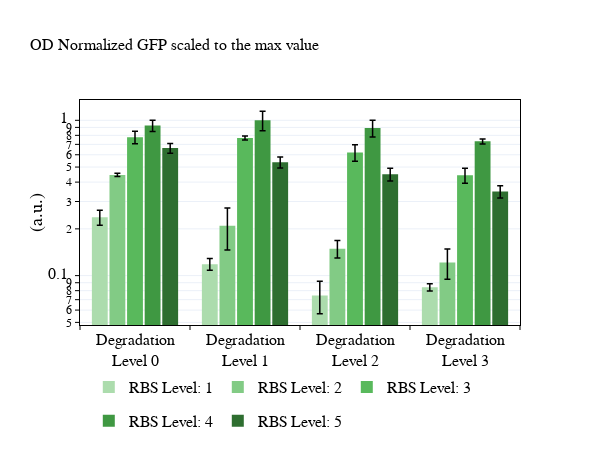
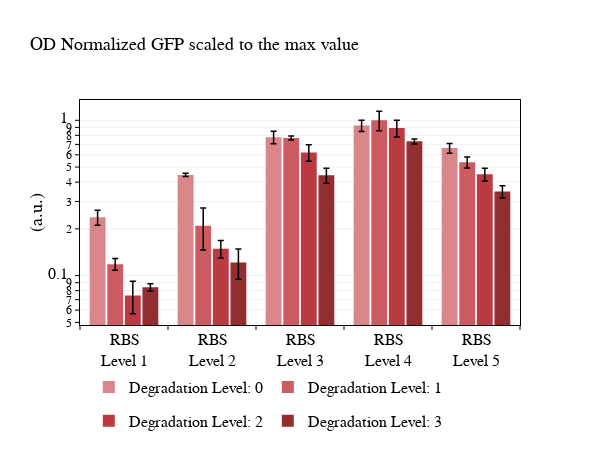
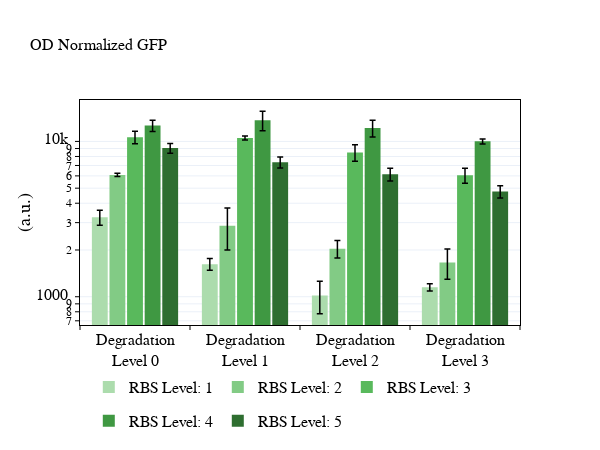
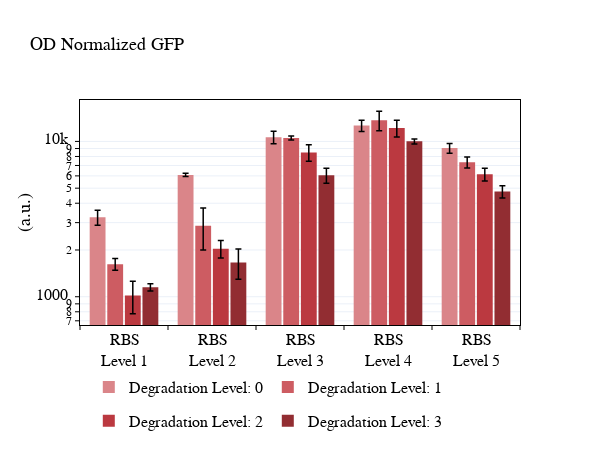

The notebook cell these images were saved under, in order:
### Code cell
strain_lists = ['1000','2000','3000','4000','5000',#,'0000','Lac'],
               '1100','2100','3100','4100','5100',#,'0000','Lac'],
              '1200','2200','3200','4200','5200',#,'0000','Lac'],
              '1300','2300','3300','4300','5300']#,'0000','Lac']]


#gfp_norm_rep = [replicate for replicate in expt.stages['0-8'].replicate_trials if str(replicate.trial_identifier.strain.name)=='Lac'][0]



rep_list = [replicate for replicate in expt_atc.replicate_trials if
            str(replicate.trial_identifier.strain.name) in strain_lists]
rep_list = sorted(rep_list, key=lambda rep: str(rep.trial_identifier.strain))

fig1,fig2=bar_plot_all(rep_list, plot_end=-1, plot_start=1, analyte_of_interest='GFP', plot_width=600, base_rep=None)
plot(fig1)
plot(fig2)

fig1,fig2=bar_plot_all(rep_list, plot_end=-1, plot_start=1, analyte_of_interest='GFP', plot_width=600, norm=False,  base_rep=None)
plot(fig1)
fig1.write_image('fig1.svg', format='svg')
plot(fig2)

strains_2 = ['0000','Tet','Lac']
rep_list = [replicate for replicate in expt.replicate_trials if
            str(replicate.trial_identifier.strain.name) in strains_2]
rep_list = sorted(rep_list, key=lambda rep: str(rep.trial_identifier.strain))
fig1,fig2=bar_plot_all(rep_list, plot_end=-1, plot_start=1, analyte_of_interest='GFP', plot_width=300, norm=False, base_rep=gfp_norm_rep)
plot(fig1)


strains_2 = ['0000','Tet','Lac']
rep_list = [replicate for replicate in expt.replicate_trials if
            str(replicate.trial_identifier.strain.name) in strains_2]
rep_list = sorted(rep_list, key=lambda rep: str(rep.trial_identifier.strain))
fig1,fig2=bar_plot_all(rep_list, plot_end=-1, plot_start=1, analyte_of_interest='GFP', plot_width=300, norm=False, base_rep=None)
plot(fig1)

### Figure 1 — Plotly figure (JSON) as saved in the notebook; plotly's stock layout.template omitted (floating-point values rounded to 4 significant figures)
{"data": [{"error_y": {"array": [0.02643, 0.01019, 0.01752, 0.004488], "color": "black", "thickness": 1.5, "type": "data", "width": 3}, "legendgroup": "1", "marker": {"color": "rgb(172,220,173)", "line": {"width": 0}}, "name": "RBS Level: 1", "showlegend": true, "type": "bar", "x": ["Degradation<br>Level 0", "Degradation<br>Level 1", "Degradation<br>Level 2", "Degradation<br>Level 3"], "y": [0.2373, 0.1186, 0.07434, 0.08417]}, {"error_y": {"array": [0.01076, 0.06307, 0.01924, 0.02681], "color": "black", "thickness": 1.5, "type": "data", "width": 3}, "legendgroup": "2", "marker": {"color": "rgb(130,203,133)", "line": {"width": 0}}, "name": "RBS Level: 2", "showlegend": true, "type": "bar", "x": ["Degradation<br>Level 0", "Degradation<br>Level 1", "Degradation<br>Level 2", "Degradation<br>Level 3"], "y": [0.4451, 0.2095, 0.1491, 0.1216]}, {"error_y": {"array": [0.07214, 0.02278, 0.07507, 0.04869], "color": "black", "thickness": 1.5, "type": "data", "width": 3}, "legendgroup": "3", "marker": {"color": "rgb(89,185,92)", "line": {"width": 0}}, "name": "RBS Level: 3", "showlegend": true, "type": "bar", "x": ["Degradation<br>Level 0", "Degradation<br>Level 1", "Degradation<br>Level 2", "Degradation<br>Level 3"], "y": [0.7784, 0.7682, 0.6206, 0.4423]}, {"error_y": {"array": [0.07726, 0.1435, 0.111, 0.02717], "color": "black", "thickness": 1.5, "type": "data", "width": 3}, "legendgroup": "4", "marker": {"color": "rgb(63,152,66)", "line": {"width": 0}}, "name": "RBS Level: 4", "showlegend": true, "type": "bar", "x": ["Degradation<br>Level 0", "Degradation<br>Level 1", "Degradation<br>Level 2", "Degradation<br>Level 3"], "y": [0.9252, 1, 0.8911, 0.732]}, {"error_y": {"array": [0.04761, 0.04375, 0.04251, 0.03137], "color": "black", "thickness": 1.5, "type": "data", "width": 3}, "legendgroup": "5", "marker": {"color": "rgb(46,110,48)", "line": {"width": 0}}, "name": "RBS Level: 5", "showlegend": true, "type": "bar", "x": ["Degradation<br>Level 0", "Degradation<br>Level 1", "Degradation<br>Level 2", "Degradation<br>Level 3"], "y": [0.6622, 0.536, 0.4493, 0.3476]}], "layout": {"bargap": 0.2, "bargroupgap": 0.1, "height": 450, "legend": {"font": {"color": "black", "family": "Myriad Pro", "size": 16}, "orientation": "h", "x": 0.02, "y": -0.2}, "title": {"font": {"color": "black", "family": "Myriad Pro", "size": 16}, "text": "OD Normalized GFP scaled to the max value"}, "width": 600, "xaxis": {"linecolor": "black", "linewidth": 1, "mirror": true, "showgrid": false, "showline": true, "side": "bottom", "tickangle": 0, "tickcolor": "black", "tickfont": {"color": "black", "family": "Myriad Pro", "size": 16}, "ticklen": 4, "ticks": "outside", "tickson": "boundaries", "title": {"font": {"color": "black", "family": "Myriad Pro", "size": 18}}, "zeroline": false}, "yaxis": {"linecolor": "black", "linewidth": 1, "mirror": true, "nticks": 9, "showgrid": true, "showline": true, "side": "left", "tickangle": 0, "tickcolor": "black", "tickfont": {"color": "black", "family": "Myriad Pro", "size": 16}, "ticklen": 4, "ticks": "outside", "title": {"font": {"color": "black", "family": "Myriad Pro", "size": 18}, "standoff": 0, "text": "(a.u.)"}, "type": "log", "zeroline": false}}}

### Figure 2 — Plotly figure (JSON) as saved in the notebook; plotly's stock layout.template omitted (floating-point values rounded to 4 significant figures)
{"data": [{"error_y": {"array": [0.02643, 0.01076, 0.07214, 0.07726, 0.04761], "color": "black", "thickness": 1.5, "type": "data", "width": 3}, "legendgroup": "0", "marker": {"color": "rgb(218,133,137)", "line": {"width": 0}}, "name": "Degradation Level: 0", "showlegend": true, "type": "bar", "x": ["RBS<br>Level 1", "RBS<br>Level 2", "RBS<br>Level 3", "RBS<br>Level 4", "RBS<br>Level 5"], "y": [0.2373, 0.4451, 0.7784, 0.9252, 0.6622]}, {"error_y": {"array": [0.01019, 0.06307, 0.02278, 0.1435, 0.04375], "color": "black", "thickness": 1.5, "type": "data", "width": 3}, "legendgroup": "1", "marker": {"color": "rgb(205,92,98)", "line": {"width": 0}}, "name": "Degradation Level: 1", "showlegend": true, "type": "bar", "x": ["RBS<br>Level 1", "RBS<br>Level 2", "RBS<br>Level 3", "RBS<br>Level 4", "RBS<br>Level 5"], "y": [0.1186, 0.2095, 0.7682, 1, 0.536]}, {"error_y": {"array": [0.01752, 0.01924, 0.07507, 0.111, 0.04251], "color": "black", "thickness": 1.5, "type": "data", "width": 3}, "legendgroup": "2", "marker": {"color": "rgb(187,57,64)", "line": {"width": 0}}, "name": "Degradation Level: 2", "showlegend": true, "type": "bar", "x": ["RBS<br>Level 1", "RBS<br>Level 2", "RBS<br>Level 3", "RBS<br>Level 4", "RBS<br>Level 5"], "y": [0.07434, 0.1491, 0.6206, 0.8911, 0.4493]}, {"error_y": {"array": [0.004488, 0.02681, 0.04869, 0.02717, 0.03137], "color": "black", "thickness": 1.5, "type": "data", "width": 3}, "legendgroup": "3", "marker": {"color": "rgb(146,45,50)", "line": {"width": 0}}, "name": "Degradation Level: 3", "showlegend": true, "type": "bar", "x": ["RBS<br>Level 1", "RBS<br>Level 2", "RBS<br>Level 3", "RBS<br>Level 4", "RBS<br>Level 5"], "y": [0.08417, 0.1216, 0.4423, 0.732, 0.3476]}], "layout": {"bargap": 0.2, "bargroupgap": 0.1, "height": 450, "legend": {"font": {"color": "black", "family": "Myriad Pro", "size": 16}, "orientation": "h", "x": 0.02, "y": -0.2}, "title": {"font": {"color": "black", "family": "Myriad Pro", "size": 18}, "text": "OD Normalized GFP scaled to the max value"}, "width": 600, "xaxis": {"linecolor": "black", "linewidth": 1, "mirror": true, "showgrid": false, "showline": true, "side": "bottom", "tickangle": 0, "tickcolor": "black", "tickfont": {"color": "black", "family": "Myriad Pro", "size": 16}, "ticklen": 4, "ticks": "outside", "tickson": "boundaries", "title": {"font": {"color": "black", "family": "Myriad Pro", "size": 18}}, "zeroline": false}, "yaxis": {"linecolor": "black", "linewidth": 1, "mirror": true, "nticks": 9, "showgrid": true, "showline": true, "side": "left", "tickangle": 0, "tickcolor": "black", "tickfont": {"color": "black", "family": "Myriad Pro", "size": 16}, "ticklen": 4, "ticks": "outside", "title": {"font": {"color": "black", "family": "Myriad Pro", "size": 18}, "standoff": 0, "text": "(a.u.)"}, "type": "log", "zeroline": false}}}

### Figure 3 — Plotly figure (JSON) as saved in the notebook; plotly's stock layout.template omitted (floating-point values rounded to 4 significant figures)
{"data": [{"error_y": {"array": [361.5, 139.3, 239.6, 61.39], "color": "black", "thickness": 1.5, "type": "data", "width": 3}, "legendgroup": "1", "marker": {"color": "rgb(172,220,173)", "line": {"width": 0}}, "name": "RBS Level: 1", "showlegend": true, "type": "bar", "x": ["Degradation<br>Level 0", "Degradation<br>Level 1", "Degradation<br>Level 2", "Degradation<br>Level 3"], "y": [3246.0, 1622.0, 1017.0, 1151.0]}, {"error_y": {"array": [147.1, 862.7, 263.2, 366.7], "color": "black", "thickness": 1.5, "type": "data", "width": 3}, "legendgroup": "2", "marker": {"color": "rgb(130,203,133)", "line": {"width": 0}}, "name": "RBS Level: 2", "showlegend": true, "type": "bar", "x": ["Degradation<br>Level 0", "Degradation<br>Level 1", "Degradation<br>Level 2", "Degradation<br>Level 3"], "y": [6087.0, 2866.0, 2039.0, 1663.0]}, {"error_y": {"array": [986.7, 311.5, 1027.0, 666.0], "color": "black", "thickness": 1.5, "type": "data", "width": 3}, "legendgroup": "3", "marker": {"color": "rgb(89,185,92)", "line": {"width": 0}}, "name": "RBS Level: 3", "showlegend": true, "type": "bar", "x": ["Degradation<br>Level 0", "Degradation<br>Level 1", "Degradation<br>Level 2", "Degradation<br>Level 3"], "y": [10650.0, 10510.0, 8487.0, 6049.0]}, {"error_y": {"array": [1057.0, 1963.0, 1518.0, 371.6], "color": "black", "thickness": 1.5, "type": "data", "width": 3}, "legendgroup": "4", "marker": {"color": "rgb(63,152,66)", "line": {"width": 0}}, "name": "RBS Level: 4", "showlegend": true, "type": "bar", "x": ["Degradation<br>Level 0", "Degradation<br>Level 1", "Degradation<br>Level 2", "Degradation<br>Level 3"], "y": [12650.0, 13680.0, 12190.0, 10010.0]}, {"error_y": {"array": [651.2, 598.3, 581.4, 429.0], "color": "black", "thickness": 1.5, "type": "data", "width": 3}, "legendgroup": "5", "marker": {"color": "rgb(46,110,48)", "line": {"width": 0}}, "name": "RBS Level: 5", "showlegend": true, "type": "bar", "x": ["Degradation<br>Level 0", "Degradation<br>Level 1", "Degradation<br>Level 2", "Degradation<br>Level 3"], "y": [9056.0, 7330.0, 6145.0, 4754.0]}], "layout": {"bargap": 0.2, "bargroupgap": 0.1, "height": 450, "legend": {"font": {"color": "black", "family": "Myriad Pro", "size": 16}, "orientation": "h", "x": 0.02, "y": -0.2}, "title": {"font": {"color": "black", "family": "Myriad Pro", "size": 16}, "text": "OD Normalized GFP "}, "width": 600, "xaxis": {"linecolor": "black", "linewidth": 1, "mirror": true, "showgrid": false, "showline": true, "side": "bottom", "tickangle": 0, "tickcolor": "black", "tickfont": {"color": "black", "family": "Myriad Pro", "size": 16}, "ticklen": 4, "ticks": "outside", "tickson": "boundaries", "title": {"font": {"color": "black", "family": "Myriad Pro", "size": 18}}, "zeroline": false}, "yaxis": {"linecolor": "black", "linewidth": 1, "mirror": true, "nticks": 9, "showgrid": true, "showline": true, "side": "left", "tickangle": 0, "tickcolor": "black", "tickfont": {"color": "black", "family": "Myriad Pro", "size": 16}, "ticklen": 4, "ticks": "outside", "title": {"font": {"color": "black", "family": "Myriad Pro", "size": 18}, "standoff": 0, "text": "(a.u.)"}, "type": "log", "zeroline": false}}}

### Figure 4 — Plotly figure (JSON) as saved in the notebook; plotly's stock layout.template omitted (floating-point values rounded to 4 significant figures)
{"data": [{"error_y": {"array": [361.5, 147.1, 986.7, 1057.0, 651.2], "color": "black", "thickness": 1.5, "type": "data", "width": 3}, "legendgroup": "0", "marker": {"color": "rgb(218,133,137)", "line": {"width": 0}}, "name": "Degradation Level: 0", "showlegend": true, "type": "bar", "x": ["RBS<br>Level 1", "RBS<br>Level 2", "RBS<br>Level 3", "RBS<br>Level 4", "RBS<br>Level 5"], "y": [3246.0, 6087.0, 10650.0, 12650.0, 9056.0]}, {"error_y": {"array": [139.3, 862.7, 311.5, 1963.0, 598.3], "color": "black", "thickness": 1.5, "type": "data", "width": 3}, "legendgroup": "1", "marker": {"color": "rgb(205,92,98)", "line": {"width": 0}}, "name": "Degradation Level: 1", "showlegend": true, "type": "bar", "x": ["RBS<br>Level 1", "RBS<br>Level 2", "RBS<br>Level 3", "RBS<br>Level 4", "RBS<br>Level 5"], "y": [1622.0, 2866.0, 10510.0, 13680.0, 7330.0]}, {"error_y": {"array": [239.6, 263.2, 1027.0, 1518.0, 581.4], "color": "black", "thickness": 1.5, "type": "data", "width": 3}, "legendgroup": "2", "marker": {"color": "rgb(187,57,64)", "line": {"width": 0}}, "name": "Degradation Level: 2", "showlegend": true, "type": "bar", "x": ["RBS<br>Level 1", "RBS<br>Level 2", "RBS<br>Level 3", "RBS<br>Level 4", "RBS<br>Level 5"], "y": [1017.0, 2039.0, 8487.0, 12190.0, 6145.0]}, {"error_y": {"array": [61.39, 366.7, 666.0, 371.6, 429.0], "color": "black", "thickness": 1.5, "type": "data", "width": 3}, "legendgroup": "3", "marker": {"color": "rgb(146,45,50)", "line": {"width": 0}}, "name": "Degradation Level: 3", "showlegend": true, "type": "bar", "x": ["RBS<br>Level 1", "RBS<br>Level 2", "RBS<br>Level 3", "RBS<br>Level 4", "RBS<br>Level 5"], "y": [1151.0, 1663.0, 6049.0, 10010.0, 4754.0]}], "layout": {"bargap": 0.2, "bargroupgap": 0.1, "height": 450, "legend": {"font": {"color": "black", "family": "Myriad Pro", "size": 16}, "orientation": "h", "x": 0.02, "y": -0.2}, "title": {"font": {"color": "black", "family": "Myriad Pro", "size": 18}, "text": "OD Normalized GFP "}, "width": 600, "xaxis": {"linecolor": "black", "linewidth": 1, "mirror": true, "showgrid": false, "showline": true, "side": "bottom", "tickangle": 0, "tickcolor": "black", "tickfont": {"color": "black", "family": "Myriad Pro", "size": 16}, "ticklen": 4, "ticks": "outside", "tickson": "boundaries", "title": {"font": {"color": "black", "family": "Myriad Pro", "size": 18}}, "zeroline": false}, "yaxis": {"linecolor": "black", "linewidth": 1, "mirror": true, "nticks": 9, "showgrid": true, "showline": true, "side": "left", "tickangle": 0, "tickcolor": "black", "tickfont": {"color": "black", "family": "Myriad Pro", "size": 16}, "ticklen": 4, "ticks": "outside", "title": {"font": {"color": "black", "family": "Myriad Pro", "size": 18}, "standoff": 0, "text": "(a.u.)"}, "type": "log", "zeroline": false}}}
